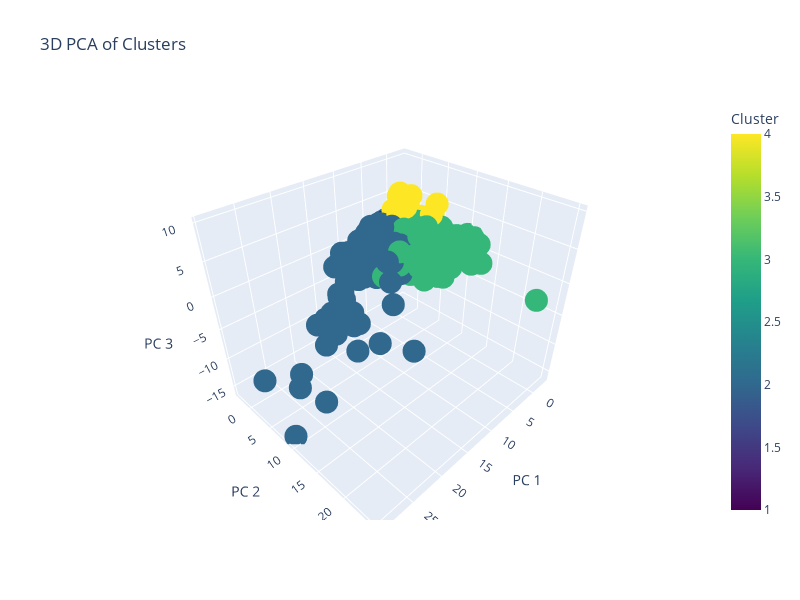

Write notebook code for a chart like this one.
### Code cell
pca = PCA(n_components=3) 
pca_components = pca.fit_transform(df.drop(columns=['Cluster']))  # Remove 'Cluster' column for PCA

# Create a DataFrame with PCA components and cluster labels
pca_df = pd.DataFrame(pca_components, columns=['PC1', 'PC2', 'PC3'])
pca_df['Cluster'] = df['Cluster']  # Add the cluster labels

# Create the 3D scatter plot
fig = px.scatter_3d(pca_df, x='PC1', y='PC2', z='PC3', color='Cluster', title="3D PCA of Clusters",
                    labels={'PC1': 'PC 1', 'PC2': 'PC 2', 'PC3': 'PC 3'},
                    color_continuous_scale='viridis')
fig.update_layout(
    width=800,
    height=600,  
    autosize=True,  
)

fig.show()

### Figure 1 — Plotly figure (JSON) as saved in the notebook; plotly's stock layout.template omitted (floating-point values rounded to 4 significant figures; data arrays with more than 128 entries replaced by an {"elided": "..."} marker saying what was removed)
{"data": [{"hovertemplate": "PC 1=%{x}<br>PC 2=%{y}<br>PC 3=%{z}<br>Cluster=%{marker.color}<extra></extra>", "legendgroup": "", "marker": {"color": {"elided": "8636 int values"}, "coloraxis": "coloraxis", "symbol": "circle"}, "mode": "markers", "name": "", "scene": "scene", "showlegend": false, "x": {"elided": "8636 float values"}, "y": {"elided": "8636 float values"}, "z": {"elided": "8636 float values"}, "type": "scatter3d"}], "layout": {"scene": {"domain": {"x": [0.0, 1.0], "y": [0.0, 1.0]}, "xaxis": {"title": {"text": "PC 1"}}, "yaxis": {"title": {"text": "PC 2"}}, "zaxis": {"title": {"text": "PC 3"}}}, "coloraxis": {"colorbar": {"title": {"text": "Cluster"}}, "colorscale": [[0.0, "#440154"], [0.1111, "#482878"], [0.2222, "#3e4989"], [0.3333, "#31688e"], [0.4444, "#26828e"], [0.5556, "#1f9e89"], [0.6667, "#35b779"], [0.7778, "#6ece58"], [0.8889, "#b5de2b"], [1.0, "#fde725"]]}, "legend": {"tracegroupgap": 0}, "title": {"text": "3D PCA of Clusters"}, "width": 800, "height": 600, "autosize": true, "showlegend": false}}
